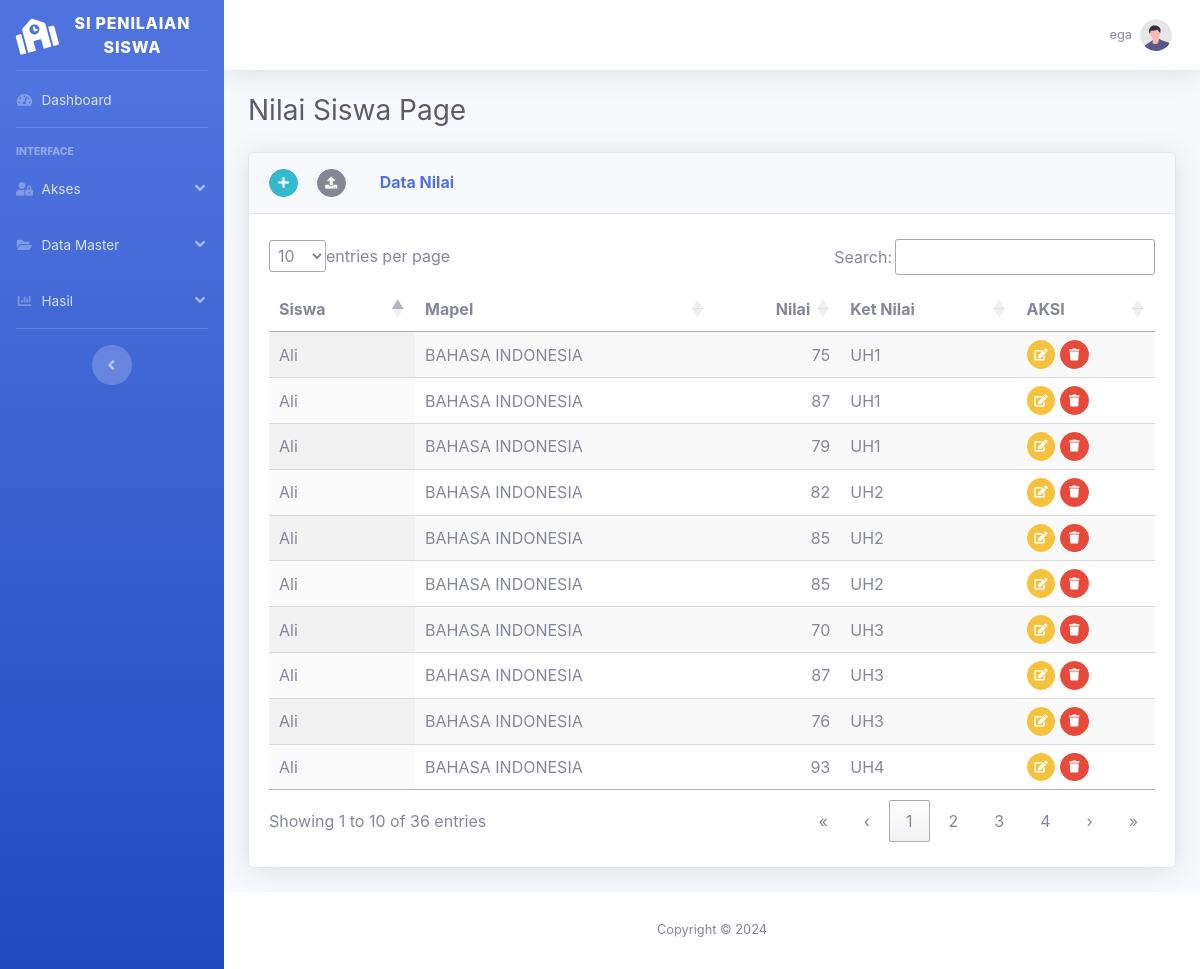
The app's page /app/nilai_mapel/nilai_mapel.php (signed in) with its own data.
### tables this page shows
CREATE TABLE `nilai_mapel` (
  `id_nilai_mapel` int(11) NOT NULL,
  `id_siswa` int(11) NOT NULL,
  `id_jadwal` int(11) NOT NULL,
  `nilai` int(11) DEFAULT NULL,
  `ket_nilai` varchar(50) DEFAULT NULL
);

CREATE TABLE `siswa` (
  `id_siswa` int(11) NOT NULL,
  `nis` varchar(15) NOT NULL,
  `nm_siswa` varchar(20) DEFAULT NULL,
  `id_kelas` int(11) NOT NULL,
  `alamat_siswa` text DEFAULT NULL,
  `jk_siswa` enum('L','P') NOT NULL,
  `tgl_lahir_siswa` date DEFAULT NULL,
  `no_hp` varchar(20) NOT NULL,
  `nm_wali` varchar(100) DEFAULT NULL,
  `status_siswa` varchar(10) DEFAULT NULL
);

CREATE TABLE `mapel` (
  `id_mapel` int(11) NOT NULL,
  `id_periode` int(11) NOT NULL,
  `nm_mapel` varchar(50) DEFAULT NULL
);

### config/config.php (called while the page is built, shortened)
<?php
function Url_web(){
    return "/penilaian-moving-average";
}
$defaul_uri = Url_web();
$url = "http://".$_SERVER['SERVER_NAME']."".$defaul_uri;
function DB(){
    return ["localhost", "root", "", "penilaian_ma"];
}
function QueryManyData($sql){
    $conn = new mysqli(DB()[0], DB()[1], DB()[2], DB()[3]);
    $result = $conn->query($sql);
    return $result;
}
function QueryOnedata($sql){
    $conn = new mysqli(DB()[0], DB()[1], DB()[2], DB()[3]);
    $result = $conn->query($sql);
    return $result;
}

### app/nilai_mapel/nilai_mapel.php (the view, shortened to what this page needs)
<?php include_once '../template/header.php'; ?>
<?php include_once '../template/sidebar.php'; ?>
<?php include_once '../template/navbar.php'; ?>
<div class="container-fluid">
    <h1 class="h3 mb-4 text-gray-800">Nilai Siswa Page</h1>
    <div class="card shadow mb-4">
        <div class="card-header py-3">
            <h6 class="m-0 font-weight-bold text-primary">
                <a href="<?= $url ?>/app/nilai_mapel/nilai_mapel_tambah.php" class="btn btn-info btn-sm btn-circle">
                    <i class="fas fa-plus" data-toggle="tooltip" data-placement="top" title="Tambah Data nilai mapel" ></i>
                </a>
                <button class="btn btn-secondary btn-sm btn-circle" data-toggle="modal" data-target="#exampleModal">
                    <i class="fas fa-upload"></i>
                </button>
                &nbsp;
                &nbsp;
                &nbsp;
                &nbsp;
                Data Nilai
            </h6>
        </div>
        <div class="card-body">
            <table id="example" class="display" style="width:100%">
                <thead>
                    <tr>
                        <th>Siswa</th>
                        <th>Mapel</th>
                        <th>Nilai</th>
                        <th>Ket Nilai</th>
                        <th>AKSI</th>
                    </tr>
                </thead>
                <tbody>
                    <?php
                    foreach (QueryManyData("SELECT * FROM nilai_mapel ") as $row) {
                        $siswa = QueryOnedata("SELECT * FROM siswa WHERE id_siswa = " . $row['id_siswa'] . " ")->fetch_assoc();
                        $mapel = QueryOnedata("SELECT mapel.nm_mapel FROM mapel LEFT JOIN jadwal_siswa ON mapel.id_mapel = jadwal_siswa.id_mapel WHERE jadwal_siswa.id_jadwal_siswa = " . $row['id_jadwal'] . " ")->fetch_assoc();
                    ?>
                        <tr>
                            <td><?= $siswa["nm_siswa"] ?></td>
                            <td>
                                <?= $mapel["nm_mapel"] ?>
                            </td>
                            <td><?= $row["nilai"] ?></td>
                            <td><?= $row["ket_nilai"] ?></td>
                            <td>
                                <a href="<?= $url ?>/app/nilai_mapel_edit.php?id_nilai_mapel=<?= $row["id_nilai_mapel"] ?>" class="btn btn-warning btn-sm btn-circle">
                                    <i class="fas fa-edit"></i>
                                </a>
                                <button onclick="ConfirmDelete(<?= $row['id_nilai_mapel'] ?>)" class="btn btn-danger btn-sm btn-circle">
                                    <i class="fas fa-trash"></i>
                                </button>
                            </td>
                        </tr>
                    <?php
                    }
                    ?>
                </tbody>
            </table>
        </div>
    </div>
</div>
<?php include_once '../template/footer.php'; ?>

### assets/css/dataTables.dataTables.css (style rules this page uses)
:root { --dt-row-selected: 13, 110, 253; --dt-row-selected-text: 255, 255, 255; --dt-row-selected-link: 9, 10, 11; --dt-row-stripe: 0, 0, 0; --dt-row-hover: 0, 0, 0; --dt-column-ordering: 0, 0, 0; --dt-html-background: white; }
table.dataTable thead > tr > th.dt-orderable-asc, table.dataTable thead > tr > th.dt-orderable-desc, table.dataTable thead > tr > th.dt-ordering-asc, table.dataTable thead > tr > th.dt-ordering-desc, table.dataTable thead > tr > td.dt-orderable-asc, table.dataTable thead > tr > td.dt-orderable-desc, table.dataTable thead > tr > td.dt-ordering-asc, table.dataTable thead > tr > td.dt-ordering-desc { position: relative; padding-right: 30px; }
table.dataTable thead > tr > th.dt-orderable-asc, table.dataTable thead > tr > th.dt-orderable-desc, table.dataTable thead > tr > td.dt-orderable-asc, table.dataTable thead > tr > td.dt-orderable-desc { cursor: pointer; }
table.dataTable th, table.dataTable td { box-sizing: border-box; }
table.dataTable th.dt-type-numeric, table.dataTable th.dt-type-date, table.dataTable td.dt-type-numeric, table.dataTable td.dt-type-date { text-align: right; }
table.dataTable thead th, table.dataTable thead td, table.dataTable tfoot th, table.dataTable tfoot td { text-align: left; }
table.dataTable { width: 100%; margin: 0 auto; border-spacing: 0; }
table.dataTable thead th, table.dataTable tfoot th { font-weight: bold; }
table.dataTable > thead > tr > th, table.dataTable > thead > tr > td { padding: 10px; border-bottom: 1px solid rgba(0, 0, 0, 0.3); }
table.dataTable > tbody > tr { background-color: transparent; }
table.dataTable > tbody > tr:first-child > * { border-top: none; }
table.dataTable > tbody > tr:last-child > * { border-bottom: none; }
table.dataTable > tbody > tr > th, table.dataTable > tbody > tr > td { padding: 8px 10px; }
table.dataTable.row-border > tbody > tr > *, table.dataTable.display > tbody > tr > * { border-top: 1px solid rgba(0, 0, 0, 0.15); }
table.dataTable.row-border > tbody > tr:first-child > *, table.dataTable.display > tbody > tr:first-child > * { border-top: none; }
table.dataTable.stripe > tbody > tr:nth-child(odd) > *, table.dataTable.display > tbody > tr:nth-child(odd) > * { box-shadow: inset 0 0 0 9999px rgba(0, 0, 0, 0.023); box-shadow: inset 0 0 0 9999px rgba(var(--dt-row-stripe), 0.023); }
table.dataTable.order-column > tbody tr > .sorting_1, table.dataTable.order-column > tbody tr > .sorting_2, table.dataTable.order-column > tbody tr > .sorting_3, table.dataTable.display > tbody tr > .sorting_1, table.dataTable.display > tbody tr > .sorting_2, table.dataTable.display > tbody tr > .sorting_3 { box-shadow: inset 0 0 0 9999px rgba(0, 0, 0, 0.019); box-shadow: inset 0 0 0 9999px rgba(var(--dt-column-ordering), 0.019); }
table.dataTable.display > tbody > tr:nth-child(odd) > .sorting_1, table.dataTable.order-column.stripe > tbody > tr:nth-child(odd) > .sorting_1 { box-shadow: inset 0 0 0 9999px rgba(0, 0, 0, 0.054); box-shadow: inset 0 0 0 9999px rgba(var(--dt-column-ordering), 0.054); }
div.dt-container.dt-empty-footer tbody > tr:last-child > * { border-bottom: 1px solid rgba(0, 0, 0, 0.3); }

### records on screen
nilai_mapel: id_siswa.nm_siswa "Ali", mapel.nm_mapel "BAHASA INDONESIA", nilai "75", ket_nilai "UH1"
nilai_mapel: id_siswa.nm_siswa "Ali", mapel.nm_mapel "BAHASA INDONESIA", nilai "87", ket_nilai "UH1"
nilai_mapel: id_siswa.nm_siswa "Ali", mapel.nm_mapel "BAHASA INDONESIA", nilai "79", ket_nilai "UH1"
nilai_mapel: id_siswa.nm_siswa "Ali", mapel.nm_mapel "BAHASA INDONESIA", nilai "82", ket_nilai "UH2"
nilai_mapel: id_siswa.nm_siswa "Ali", mapel.nm_mapel "BAHASA INDONESIA", nilai "85", ket_nilai "UH2"
nilai_mapel: id_siswa.nm_siswa "Ali", mapel.nm_mapel "BAHASA INDONESIA", nilai "85", ket_nilai "UH2"
nilai_mapel: id_siswa.nm_siswa "Ali", mapel.nm_mapel "BAHASA INDONESIA", nilai "70", ket_nilai "UH3"
nilai_mapel: id_siswa.nm_siswa "Ali", mapel.nm_mapel "BAHASA INDONESIA", nilai "87", ket_nilai "UH3"
nilai_mapel: id_siswa.nm_siswa "Ali", mapel.nm_mapel "BAHASA INDONESIA", nilai "76", ket_nilai "UH3"
nilai_mapel: id_siswa.nm_siswa "Ali", mapel.nm_mapel "BAHASA INDONESIA", nilai "93", ket_nilai "UH4"

### other values on screen
$_SESSION['username'] "ega"
